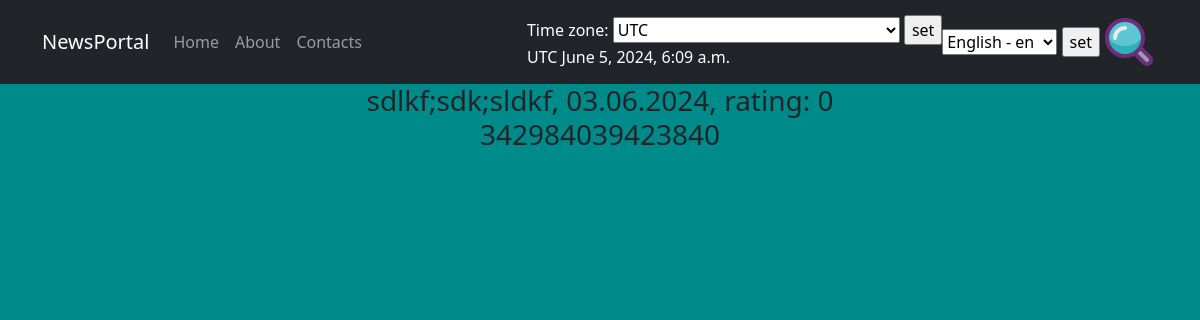
The page /posts/4 on the database its author committed.
### news/models.py (models this page shows, shortened)
class Post(models.Model):
    article = 'AR'
    news = 'NW'
    CHOICES = [
        (article, 'Статья'),
        (news, 'Новость'),
    ]
    date_time = models.DateTimeField(auto_now_add=True)
    author = models.ForeignKey(Author, on_delete=models.CASCADE)
    post_type = models.CharField(choices=CHOICES, default=article, max_length=2)
    category = models.ManyToManyField(Category, through='PostCategory')
    title = models.CharField(max_length=120)
    text = models.TextField()
    rating = models.IntegerField(default=0)

### news/views.py (the view)
# urls.py: path('<int:pk>', views.PostDetailView.as_view(), name='post'),
class PostDetailView(ViewTimeZone, DetailView):
    model = Post
    ordering = 'date_time'
    template_name = 'new.html'
    context_object_name = 'post'

### news/templatetags/custom_filters.py (called while the page is built)
@register.filter()
def censor(text):
    if text != None:
        words = text.split(' ')
        list_text = []
        for word in words:
            if word.lower() in BLOCKED_WORDS:
                postfix = word[:1] + '*' * (len(word) - 1)
                list_text.append(postfix)
            else:
                list_text.append(word)
        return ' '.join(list_text)

### news/views.py (called while the page is built)
    def get_context_data(self, **kwargs):
        context = super().get_context_data(**kwargs)
        context['model'] = self.model.objects.all()
        context['current_time'] = timezone.localtime(timezone.now())
        context['timezones'] = pytz.common_timezones
        return context

### templates/new.html (shortened to what this page needs)
{% extends 'default.html' %}
{% load custom_filters %}
{% block content %}
    <h3>{{ post.title|censor }}, {{ post.date_time|date:"d.m.Y" }}, rating: {{ post.rating }} <p>{{ post.text|censor }}</p></h3>
{% endblock content %}

### rows shown on the page
Post: title|censor "sdlkf;sdk;sldkf", date_time "03.06.2024", rating "0", text|censor "342984039423840"

### other values the page prints
{{ TIME_ZONE }} "UTC"
{{ current_time|timezone:TIME_ZONE }} "June 5, 2024, 6:09 a.m."
form field timezone "UTC"
form field language "English - en"
